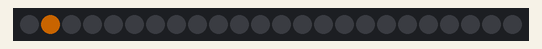
Bench run of a sketch on a simulated Arduino Uno, built with avr-gcc and run on an emulated ATmega328P. Parts: 24 RGB LEDs in strip order, left to right. Dim RGB values are drawn brighter than linear.

Above: at 0.05 s.
At 3.79 s:
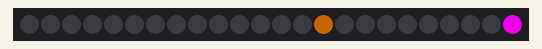
At 7.63 s:
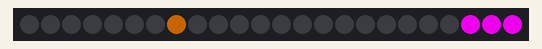
At 15.13 s:
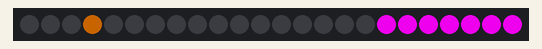
At 22.62 s:
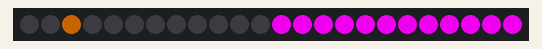
At 30.2 s:
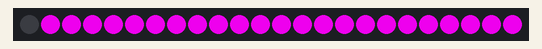

The sketch:

main.ino
```cpp
#include <Adafruit_NeoPixel.h>

int PIXEL_COUNT = 24;
int PIXEL_PIN = 6;

Adafruit_NeoPixel strip = Adafruit_NeoPixel(PIXEL_COUNT, PIXEL_PIN, NEO_GRB + NEO_KHZ800);

bool filling = true;
int filledPixels = 0;

int curIndex = 0;

void setup() {
  strip.begin();
  strip.show(); // Initialize all pixels to 'off'
}

void updateFilling() {
  if (filling) {
    if (curIndex == PIXEL_COUNT - filledPixels - 1) {
      filledPixels++;
      curIndex = 0;

      if (filledPixels == PIXEL_COUNT - 1) {
        filling = false;
      }
    } else {
      curIndex++;
    }
  } else {

  }
}

void loop() {
  // Unset previously moving pixel
  strip.setPixelColor(curIndex, filling ? strip.Color(0,0,0) : strip.Color(100,50,0));

  updateFilling();

  // Set new pixels
  strip.setPixelColor(curIndex, filling ? strip.Color(100,50,0) : strip.Color(0,0,0));

  for (int i = 1; i <= filledPixels; i++) {
    strip.setPixelColor(PIXEL_COUNT - i, strip.Color(200,0,200));
  }

  strip.show();
  delay(100);
}
```
